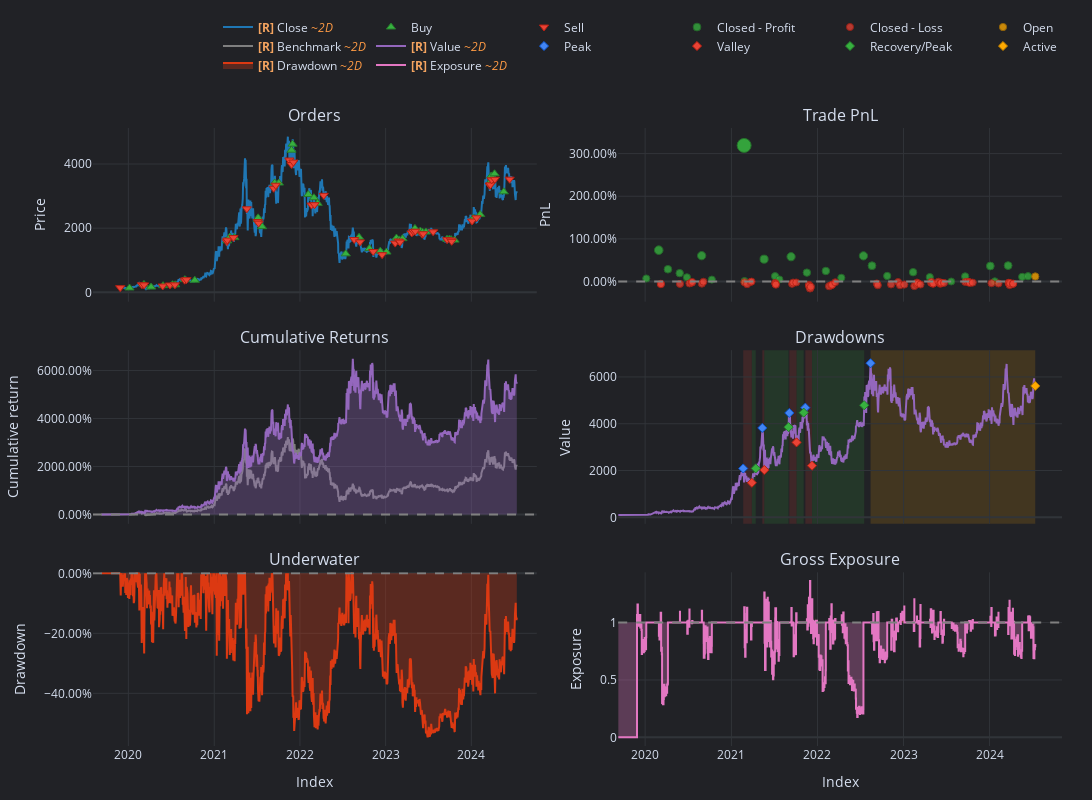

The code cell stored with this chart in its notebook:
### Code cell
def backtest_ma(data, short_window, long_window):
    # Apply the strategy
    short_ma = data['Close'].rolling(window=short_window).mean()
    long_ma = data['Close'].rolling(window=long_window).mean() # may want to use this 
    
    # Conditions 

    up_trend = short_ma > long_ma
    down_trend = ~up_trend
    
    entries = up_trend
    short_entries = down_trend
    
    pf = vbt.Portfolio.from_signals(
        close=data['Close'],
        entries=entries,
        short_entries=short_entries,
        fees = 0.00075,
    )
    
    return pf

def backtest_ma_twitchy(data, short_window, long_window):
    # Apply the strategy
    short_ma = data['Close'].rolling(window=short_window).mean()
    long_ma = data['Close'].rolling(window=long_window).mean() # may want to use this 
    
    # Conditions 

    up_trend = short_ma > long_ma
    down_trend = short_ma < long_ma
    
    entries = up_trend
    exits = down_trend | data['Close'] < short_ma # may want to change to long_ma
    short_entries = down_trend
    short_exits = up_trend | data['Close'] > short_ma # may want to change to long_ma
    
    pf = vbt.Portfolio.from_signals(
        close=data['Close'],
        entries=entries,
        exits=exits,
        short_entries=short_entries,
        short_exits=short_exits,
        fees = 0.00075,
    )
    
    return pf

def objective_ma(trial, data):
    short_window = trial.suggest_int('short_window', 1, 50)
    long_window = trial.suggest_int('long_window', 20, 200)
    
    if short_window >= long_window:
        return float('inf')
    
    pf = backtest_ma(data, short_window, long_window)
    
    return -pf.total_return



data['Return'] = data['Close'].pct_change()

# Optimize the strategy
study = optuna.create_study(direction='minimize')
study.optimize(lambda trial: objective_ma(trial, data), n_trials=1000)

# Print the best parameters
best_params = study.best_params
print('Best parameters: ', best_params)
print('Best value: ', study.best_value)

# Backtest with the best parameters
best_pf = backtest_ma(
    data,
    best_params['short_window'],
    best_params['long_window'],
)

# Compare it to a buy and hold strategy
buy_hold_pf = vbt.Portfolio.from_holding(data['Close'])

comparison = pd.concat({
    'Optimized': best_pf.stats(),
    'Buy and Hold': buy_hold_pf.stats()
}, axis=1)

print(comparison)
plot_charts(best_pf)

### Figure 1 — Plotly figure (JSON) as saved in the notebook; plotly's stock layout.template omitted (floating-point values rounded to 4 significant figures; data arrays with more than 128 entries replaced by an {"elided": "..."} marker saying what was removed)
{"data": [{"legendgroup": "0", "line": {"color": "#1f77b4"}, "mode": "lines", "name": "<b style=\"color:sandybrown\">[R]</b> Close <i style=\"color:#fc9944\">~2D</i>", "showlegend": true, "type": "scatter", "uid": "7099234d-a82b-479f-bf18-4fdabd7e8f75", "x": {"elided": "1000 str values"}, "xaxis": "x", "y": {"elided": "1000 float values"}, "yaxis": "y"}, {"customdata": {"elided": "44x9 mixed values"}, "hovertemplate": "<br>Order Id: %{customdata[0]}\n<br>Signal Index: %{customdata[1]}\n<br>Creation Index: %{customdata[2]}\n<br>Fill Index: %{customdata[3]}\n<br>Size: %{customdata[4]:,}\n<br>Price: %{customdata[5]:,}\n<br>Fees: %{customdata[6]:,}\n<br>Type: %{customdata[7]}\n<br>Stop Type: %{customdata[8]}", "legendgroup": "1", "marker": {"color": "#37B13F", "line": {"color": "rgb(38,123,44)", "width": 1}, "size": 8, "symbol": "triangle-up"}, "mode": "markers", "name": "Buy", "type": "scatter", "uid": "04939948-2026-462c-ade7-300828beea6c", "x": ["2020-01-05T20:00:00+00:00", "2020-03-07T12:00:00+00:00", "2020-04-06T16:00:00+00:00", "2020-05-27T20:00:00+00:00", "2020-07-07T00:00:00+00:00", "2020-07-18T12:00:00+00:00", "2020-08-28T16:00:00+00:00", "2020-10-10T00:00:00+00:00", "2021-02-25T00:00:00+00:00", "2021-03-08T08:00:00+00:00", "2021-03-27T16:00:00+00:00", "2021-07-05T04:00:00+00:00", "2021-07-06T20:00:00+00:00", "2021-07-23T12:00:00+00:00", "2021-09-15T08:00:00+00:00", "2021-10-03T00:00:00+00:00", "2021-11-26T00:00:00+00:00", "2021-11-30T12:00:00+00:00", "2022-02-05T12:00:00+00:00", "2022-03-01T12:00:00+00:00", "2022-03-17T08:00:00+00:00", "2022-07-15T00:00:00+00:00", "2022-09-09T20:00:00+00:00", "2022-10-23T20:00:00+00:00", "2022-12-09T00:00:00+00:00", "2023-01-04T12:00:00+00:00", "2023-02-16T00:00:00+00:00", "2023-02-27T04:00:00+00:00", "2023-03-13T20:00:00+00:00", "2023-04-28T00:00:00+00:00", "2023-05-05T20:00:00+00:00", "2023-05-28T20:00:00+00:00", "2023-06-07T04:00:00+00:00", "2023-06-21T16:00:00+00:00", "2023-09-19T12:00:00+00:00", "2023-09-29T00:00:00+00:00", "2023-10-06T16:00:00+00:00", "2023-10-21T12:00:00+00:00", "2024-01-09T04:00:00+00:00", "2024-02-07T20:00:00+00:00", "2024-03-21T16:00:00+00:00", "2024-03-26T00:00:00+00:00", "2024-04-09T00:00:00+00:00", "2024-05-18T08:00:00+00:00"], "xaxis": "x", "y": [135.3, 246.9, 164.8, 208.3, 239.2, 235.1, 396.1, 376.6, 1605.0, 1725.0, 1706.0, 2272.0, 2322.0, 2047.0, 3411.0, 3406.0, 4431.0, 4619.0, 3049.0, 2949.0, 2774.0, 1199.0, 1717.0, 1363.0, 1283.0, 1256.0, 1692, 1636.0, 1674.0, 1905.0, 1993.0, 1908.0, 1874.0, 1882.0, 1656.0, 1651.0, 1646.0, 1628.0, 2306.0, 2424.0, 3444.0, 3627.0, 3695.0, 3133.0], "yaxis": "y"}, {"customdata": {"elided": "45x9 mixed values"}, "hovertemplate": "<br>Order Id: %{customdata[0]}\n<br>Signal Index: %{customdata[1]}\n<br>Creation Index: %{customdata[2]}\n<br>Fill Index: %{customdata[3]}\n<br>Size: %{customdata[4]:,}\n<br>Price: %{customdata[5]:,}\n<br>Fees: %{customdata[6]:,}\n<br>Type: %{customdata[7]}\n<br>Stop Type: %{customdata[8]}", "legendgroup": "2", "marker": {"color": "#EA4335", "line": {"color": "rgb(181,31,18)", "width": 1}, "size": 8, "symbol": "triangle-down"}, "mode": "markers", "name": "Sell", "type": "scatter", "uid": "2a2f6d80-4610-4276-bc70-8e317d02dc0e", "x": ["2019-11-27T04:00:00+00:00", "2020-02-27T16:00:00+00:00", "2020-03-08T00:00:00+00:00", "2020-05-26T12:00:00+00:00", "2020-06-26T04:00:00+00:00", "2020-07-17T08:00:00+00:00", "2020-08-27T16:00:00+00:00", "2020-09-04T08:00:00+00:00", "2021-02-23T20:00:00+00:00", "2021-02-25T12:00:00+00:00", "2021-03-23T16:00:00+00:00", "2021-05-19T16:00:00+00:00", "2021-07-05T12:00:00+00:00", "2021-07-08T16:00:00+00:00", "2021-09-11T00:00:00+00:00", "2021-09-19T16:00:00+00:00", "2021-11-17T00:00:00+00:00", "2021-11-26T08:00:00+00:00", "2021-12-04T00:00:00+00:00", "2022-02-19T08:00:00+00:00", "2022-03-04T04:00:00+00:00", "2022-04-12T04:00:00+00:00", "2022-08-20T04:00:00+00:00", "2022-09-13T20:00:00+00:00", "2022-11-09T04:00:00+00:00", "2022-12-17T00:00:00+00:00", "2023-02-10T16:00:00+00:00", "2023-02-25T08:00:00+00:00", "2023-03-03T04:00:00+00:00", "2023-04-22T08:00:00+00:00", "2023-04-29T08:00:00+00:00", "2023-05-07T04:00:00+00:00", "2023-06-06T00:00:00+00:00", "2023-06-10T00:00:00+00:00", "2023-07-22T08:00:00+00:00", "2023-09-19T20:00:00+00:00", "2023-10-06T04:00:00+00:00", "2023-10-09T08:00:00+00:00", "2024-01-04T04:00:00+00:00", "2024-01-23T04:00:00+00:00", "2024-03-19T16:00:00+00:00", "2024-03-22T12:00:00+00:00", "2024-03-27T20:00:00+00:00", "2024-04-10T08:00:00+00:00", "2024-06-12T04:00:00+00:00"], "xaxis": "x", "y": [146, 235.2, 231.9, 197.6, 229.3, 233.4, 378.1, 395.2, 1580.0, 1628.0, 1708.0, 2604.0, 2206, 2157.0, 3243.0, 3338.0, 4124.0, 3984.0, 4060.0, 2721.0, 2732.0, 3023.0, 1647.0, 1572.0, 1273.0, 1174.0, 1534.0, 1599.0, 1567.0, 1851.0, 1897.0, 1904.0, 1811.0, 1826.0, 1887.0, 1642.0, 1630.0, 1590.0, 2223.0, 2324.0, 3336.0, 3351.0, 3505.0, 3524.0, 3527.0], "yaxis": "y"}, {"customdata": {"elided": "28x5 mixed values"}, "hovertemplate": "<br>Exit Trade Id: %{customdata[0]}\n<br>Position Id: %{customdata[1]}\n<br>Exit Index: %{customdata[2]}\n<br>PnL: %{customdata[3]:,}\n<br>Return: %{customdata[4]:,%}", "legendgroup": "3", "marker": {"color": "#37B13F", "line": {"color": "rgb(38,123,44)", "width": 1}, "opacity": [0.7533, 0.7846, 0.7635, 0.7593, 0.7547, 0.7785, 0.7521, 0.9, 0.7506, 0.7746, 0.7559, 0.7523, 0.7774, 0.7598, 0.7616, 0.7541, 0.7783, 0.7674, 0.7561, 0.7603, 0.7549, 0.75, 0.7557, 0.7671, 0.7503, 0.7676, 0.7551, 0.7558], "size": [7.156, 8.613, 7.631, 7.432, 7.217, 8.329, 7.099, 14, 7.027, 8.149, 7.275, 7.107, 8.276, 7.458, 7.542, 7.192, 8.32, 7.813, 7.287, 7.481, 7.228, 7.002, 7.264, 7.798, 7.012, 7.82, 7.239, 7.272], "symbol": "circle"}, "mode": "markers", "name": "Closed - Profit", "type": "scatter", "uid": "545cf19f-9152-44bc-b34f-9ea7ff1f95ac", "x": ["2020-01-05T20:00:00+00:00", "2020-02-27T16:00:00+00:00", "2020-04-06T16:00:00+00:00", "2020-05-26T12:00:00+00:00", "2020-06-26T04:00:00+00:00", "2020-08-27T16:00:00+00:00", "2020-10-10T00:00:00+00:00", "2021-02-23T20:00:00+00:00", "2021-02-25T12:00:00+00:00", "2021-05-19T16:00:00+00:00", "2021-07-05T04:00:00+00:00", "2021-07-23T12:00:00+00:00", "2021-09-11T00:00:00+00:00", "2021-11-17T00:00:00+00:00", "2022-02-05T12:00:00+00:00", "2022-04-12T04:00:00+00:00", "2022-07-15T00:00:00+00:00", "2022-08-20T04:00:00+00:00", "2022-10-23T20:00:00+00:00", "2023-02-10T16:00:00+00:00", "2023-04-22T08:00:00+00:00", "2023-07-22T08:00:00+00:00", "2023-09-19T12:00:00+00:00", "2024-01-04T04:00:00+00:00", "2024-01-23T04:00:00+00:00", "2024-03-19T16:00:00+00:00", "2024-05-18T08:00:00+00:00", "2024-06-12T04:00:00+00:00"], "xaxis": "x2", "y": [0.07164, 0.7358, 0.2878, 0.1972, 0.09949, 0.6063, 0.04555, 3.191, 0.01275, 0.5242, 0.1258, 0.04937, 0.5822, 0.2092, 0.2477, 0.0881, 0.6023, 0.3712, 0.1312, 0.2197, 0.1043, 0.001213, 0.1209, 0.364, 0.00607, 0.3741, 0.1095, 0.1242], "yaxis": "y2"}, {"customdata": {"elided": "60x5 mixed values"}, "hovertemplate": "<br>Exit Trade Id: %{customdata[0]}\n<br>Position Id: %{customdata[1]}\n<br>Exit Index: %{customdata[2]}\n<br>PnL: %{customdata[3]:,}\n<br>Return: %{customdata[4]:,%}", "legendgroup": "4", "marker": {"color": "#EA4335", "line": {"color": "rgb(181,31,18)", "width": 1}, "opacity": [0.7524, 0.7529, 0.7526, 0.7521, 0.7512, 0.7504, 0.7523, 0.7502, 0.7508, 0.7528, 0.7505, 0.75, 0.7514, 0.7525, 0.7534, 0.7525, 0.7511, 0.751, 0.7536, 0.7548, 0.7575, 0.7557, 0.7551, 0.754, 0.7535, 0.7508, 0.7521, 0.754, 0.7532, 0.7504, 0.754, 0.7533, 0.7549, 0.7526, 0.7511, 0.752, 0.7533, 0.7514, 0.7502, 0.7524, 0.7521, 0.7501, 0.7525, 0.7517, 0.7513, 0.7515, 0.7504, 0.7503, 0.7506, 0.7505, 0.7516, 0.7512, 0.7518, 0.7521, 0.7516, 0.7513, 0.7539, 0.7516, 0.7526, 0.7522], "size": [7.112, 7.136, 7.121, 7.097, 7.055, 7.018, 7.107, 7.007, 7.037, 7.133, 7.024, 7, 7.066, 7.118, 7.158, 7.116, 7.049, 7.047, 7.166, 7.223, 7.352, 7.268, 7.238, 7.186, 7.164, 7.036, 7.097, 7.188, 7.148, 7.02, 7.188, 7.155, 7.229, 7.122, 7.052, 7.094, 7.152, 7.066, 7.011, 7.113, 7.099, 7.007, 7.114, 7.079, 7.058, 7.069, 7.021, 7.013, 7.03, 7.023, 7.077, 7.055, 7.084, 7.097, 7.073, 7.061, 7.183, 7.076, 7.121, 7.104], "symbol": "circle"}, "mode": "markers", "name": "Closed - Loss", "type": "scatter", "uid": "768c87d1-717c-4a8e-8d45-940d49f239fd", "x": ["2020-03-07T12:00:00+00:00", "2020-03-08T00:00:00+00:00", "2020-05-27T20:00:00+00:00", "2020-07-07T00:00:00+00:00", "2020-07-17T08:00:00+00:00", "2020-07-18T12:00:00+00:00", "2020-08-28T16:00:00+00:00", "2020-09-04T08:00:00+00:00", "2021-02-25T00:00:00+00:00", "2021-03-08T08:00:00+00:00", "2021-03-23T16:00:00+00:00", "2021-03-27T16:00:00+00:00", "2021-07-05T12:00:00+00:00", "2021-07-06T20:00:00+00:00", "2021-07-08T16:00:00+00:00", "2021-09-15T08:00:00+00:00", "2021-09-19T16:00:00+00:00", "2021-10-03T00:00:00+00:00", "2021-11-26T00:00:00+00:00", "2021-11-26T08:00:00+00:00", "2021-11-30T12:00:00+00:00", "2021-12-04T00:00:00+00:00", "2022-02-19T08:00:00+00:00", "2022-03-01T12:00:00+00:00", "2022-03-04T04:00:00+00:00", "2022-03-17T08:00:00+00:00", "2022-09-09T20:00:00+00:00", "2022-09-13T20:00:00+00:00", "2022-11-09T04:00:00+00:00", "2022-12-09T00:00:00+00:00", "2022-12-17T00:00:00+00:00", "2023-01-04T12:00:00+00:00", "2023-02-16T00:00:00+00:00", "2023-02-25T08:00:00+00:00", "2023-02-27T04:00:00+00:00", "2023-03-03T04:00:00+00:00", "2023-03-13T20:00:00+00:00", "2023-04-28T00:00:00+00:00", "2023-04-29T08:00:00+00:00", "2023-05-05T20:00:00+00:00", "2023-05-07T04:00:00+00:00", "2023-05-28T20:00:00+00:00", "2023-06-06T00:00:00+00:00", "2023-06-07T04:00:00+00:00", "2023-06-10T00:00:00+00:00", "2023-06-21T16:00:00+00:00", "2023-09-19T20:00:00+00:00", "2023-09-29T00:00:00+00:00", "2023-10-06T04:00:00+00:00", "2023-10-06T16:00:00+00:00", "2023-10-09T08:00:00+00:00", "2023-10-21T12:00:00+00:00", "2024-01-09T04:00:00+00:00", "2024-02-07T20:00:00+00:00", "2024-03-21T16:00:00+00:00", "2024-03-22T12:00:00+00:00", "2024-03-26T00:00:00+00:00", "2024-03-27T20:00:00+00:00", "2024-04-09T00:00:00+00:00", "2024-04-10T08:00:00+00:00"], "xaxis": "x2", "y": [-0.05133, -0.06237, -0.05549, -0.0447, -0.02564, -0.008488, -0.04923, -0.003796, -0.01743, -0.06101, -0.01119, -0.0004335, -0.03069, -0.05414, -0.07261, -0.05338, -0.02298, -0.02185, -0.07596, -0.1022, -0.1609, -0.1225, -0.1088, -0.08526, -0.0751, -0.01704, -0.04462, -0.0862, -0.0677, -0.009636, -0.08634, -0.07087, -0.1046, -0.05614, -0.02409, -0.0434, -0.06976, -0.03052, -0.005429, -0.05175, -0.04567, -0.003539, -0.05258, -0.03664, -0.02703, -0.03186, -0.009844, -0.006575, -0.0139, -0.01081, -0.03535, -0.02534, -0.03891, -0.04485, -0.03391, -0.02831, -0.08373, -0.035, -0.05575, -0.04779], "yaxis": "y2"}, {"customdata": [["88", "88", "2024-07-12 20:00:00+00:00", 596.9, 0.119]], "hovertemplate": "<br>Exit Trade Id: %{customdata[0]}\n<br>Position Id: %{customdata[1]}\n<br>Exit Index: %{customdata[2]}\n<br>PnL: %{customdata[3]:,}\n<br>Return: %{customdata[4]:,%}", "legendgroup": "5", "marker": {"color": "#FFAA00", "line": {"color": "rgb(178,118,0)", "width": 1}, "opacity": [0.7556], "size": [7.26], "symbol": "circle"}, "mode": "markers", "name": "Open", "type": "scatter", "uid": "7a8d2acd-856f-4a27-ab25-d8b9a0938b4a", "x": ["2024-07-12T20:00:00+00:00"], "xaxis": "x2", "y": [0.119], "yaxis": "y2"}, {"legendgroup": "6", "line": {"color": "#7f7f7f"}, "mode": "lines", "name": "<b style=\"color:sandybrown\">[R]</b> Benchmark <i style=\"color:#fc9944\">~2D</i>", "showlegend": true, "type": "scatter", "uid": "937db182-bdd8-4e65-967a-4a1b4b2abbc9", "x": {"elided": "1000 str values"}, "xaxis": "x3", "y": {"elided": "1000 float values"}, "yaxis": "y3"}, {"hoverinfo": "skip", "line": {"color": "rgba(0, 0, 0, 0)", "width": 0}, "mode": "lines", "name": "<b style=\"color:sandybrown\">[R]</b> trace 7 <i style=\"color:#fc9944\">~2D</i>", "opacity": 0, "showlegend": false, "type": "scatter", "uid": "0ef82ec7-646a-437e-b3a5-be38b95250b7", "x": {"elided": "1000 str values"}, "xaxis": "x3", "y": {"elided": "1000 int values"}, "yaxis": "y3"}, {"connectgaps": false, "fill": "tonexty", "fillcolor": "rgba(148,103,189,0.3000)", "hoverinfo": "skip", "line": {"color": "rgba(0, 0, 0, 0)", "width": 0}, "mode": "lines", "name": "<b style=\"color:sandybrown\">[R]</b> trace 8 <i style=\"color:#fc9944\">~2D</i>", "opacity": 0, "showlegend": false, "type": "scatter", "uid": "ed121270-ea28-4895-aced-83444e490923", "x": {"elided": "1000 str values"}, "xaxis": "x3", "y": {"elided": "1000 float values"}, "yaxis": "y3"}, {"hoverinfo": "skip", "line": {"color": "rgba(0, 0, 0, 0)", "width": 0}, "mode": "lines", "name": "<b style=\"color:sandybrown\">[R]</b> trace 9 <i style=\"color:#fc9944\">~2D</i>", "opacity": 0, "showlegend": false, "type": "scatter", "uid": "b1612bb3-4c2a-4df4-ba88-5bb4f17032ba", "x": {"elided": "1000 str values"}, "xaxis": "x3", "y": {"elided": "1000 int values"}, "yaxis": "y3"}, {"connectgaps": false, "fill": "tonexty", "fillcolor": "rgba(220,57,18,0.3000)", "hoverinfo": "skip", "line": {"color": "rgba(0, 0, 0, 0)", "width": 0}, "mode": "lines", "name": "<b style=\"color:sandybrown\">[R]</b> trace 10 <i style=\"color:#fc9944\">~2D</i>", "opacity": 0, "showlegend": false, "type": "scatter", "uid": "43d54325-8100-4f27-bdb8-827320635fb7", "x": {"elided": "1000 str values"}, "xaxis": "x3", "y": {"elided": "1000 float values"}, "yaxis": "y3"}, {"legendgroup": "7", "line": {"color": "#9467bd"}, "mode": "lines", "name": "<b style=\"color:sandybrown\">[R]</b> Value <i style=\"color:#fc9944\">~2D</i>", "showlegend": true, "type": "scatter", "uid": "c45461fc-2bd9-474a-9cf5-75c3b18f278f", "x": {"elided": "1000 str values"}, "xaxis": "x3", "y": {"elided": "1000 float values"}, "yaxis": "y3"}, {"hoverinfo": "skip", "line": {"color": "rgba(0, 0, 0, 0)", "width": 0}, "mode": "lines", "name": "<b style=\"color:sandybrown\">[R]</b> trace 12 <i style=\"color:#fc9944\">~2D</i>", "opacity": 0, "showlegend": false, "type": "scatter", "uid": "e475f321-6cbe-42b5-88c2-3ce0aa1c9ee7", "x": {"elided": "1000 str values"}, "xaxis": "x3", "y": {"elided": "1000 int values"}, "yaxis": "y3"}, {"legendgroup": "7", "line": {"color": "#9467bd"}, "mode": "lines", "name": "<b style=\"color:sandybrown\">[R]</b> Value <i style=\"color:#fc9944\">~2D</i>", "showlegend": false, "type": "scatter", "uid": "52ee4a0d-bdf4-4114-879f-0518b3579bf5", "x": {"elided": "1000 str values"}, "xaxis": "x4", "y": {"elided": "1000 float values"}, "yaxis": "y4"}, {"customdata": [["91", "2021-02-20 00:00:00+00:00", 2088.0], ["114", "2021-05-12 00:00:00+00:00", 3820.0], ["117", "2021-09-03 12:00:00+00:00", 4461.0], ["121", "2021-11-10 12:00:00+00:00", 4687.0], ["136", "2022-08-14 04:00:00+00:00", 6586.0]], "hovertemplate": "<br>Drawdown Id: %{customdata[0]}\n<br>Start Index: %{customdata[1]}\n<br>Start Value: %{customdata[2]:,}", "legendgroup": "8", "marker": {"color": "#4285F4", "line": {"color": "rgb(11,84,205)", "width": 1}, "size": 7, "symbol": "diamond"}, "mode": "markers", "name": "Peak", "type": "scatter", "uid": "a9c690ad-ead9-4911-96b2-0321d61212e7", "x": ["2021-02-20T00:00:00+00:00", "2021-05-12T00:00:00+00:00", "2021-09-03T12:00:00+00:00", "2021-11-10T12:00:00+00:00", "2022-08-14T04:00:00+00:00"], "xaxis": "x4", "y": [2088.0, 3820.0, 4461.0, 4687.0, 6586.0], "yaxis": "y4"}, {"customdata": [["91", "2021-03-28 16:00:00+00:00", 1476.0, -0.2932, "36 days 16:00:00"], ["114", "2021-05-20 12:00:00+00:00", 2024.0, -0.4701, "8 days 12:00:00"], ["117", "2021-10-04 08:00:00+00:00", 3203.0, -0.2821, "30 days 20:00:00"], ["121", "2021-12-08 20:00:00+00:00", 2206.0, -0.5293, "28 days 08:00:00"]], "hovertemplate": "<br>Drawdown Id: %{customdata[0]}\n<br>Valley Index: %{customdata[1]}\n<br>Valley Value: %{customdata[2]:,}\n<br>Drawdown: %{customdata[3]:,%}\n<br>Decline duration: %{customdata[4]}", "legendgroup": "9", "marker": {"color": "#EA4335", "line": {"color": "rgb(181,31,18)", "width": 1}, "size": 7, "symbol": "diamond"}, "mode": "markers", "name": "Valley", "type": "scatter", "uid": "24706447-cda0-4827-a37d-7c9ac17d1c02", "x": ["2021-03-28T16:00:00+00:00", "2021-05-20T12:00:00+00:00", "2021-10-04T08:00:00+00:00", "2021-12-08T20:00:00+00:00"], "xaxis": "x4", "y": [1476.0, 2024.0, 3203.0, 2206.0], "yaxis": "y4"}, {"customdata": [["91", "2021-04-14 04:00:00+00:00", 2090.0, -0.2932, "53 days 04:00:00", 0.4164, "16 days 12:00:00"], ["114", "2021-08-31 08:00:00+00:00", 3855.0, -0.4701, "111 days 08:00:00", 0.9041, "102 days 20:00:00"], ["117", "2021-11-03 16:00:00+00:00", 4473.0, -0.2821, "61 days 04:00:00", 0.3967, "30 days 08:00:00"], ["121", "2022-07-18 04:00:00+00:00", 4790.0, -0.5293, "249 days 16:00:00", 1.171, "221 days 08:00:00"]], "hovertemplate": "<br>Drawdown Id: %{customdata[0]}\n<br>End Index: %{customdata[1]}\n<br>End Value: %{customdata[2]:,}\n<br>Drawdown: %{customdata[3]:,%}\n<br>Drawdown duration: %{customdata[4]}\n<br>Recovery return: %{customdata[5]:,%}\n<br>Recovery duration: %{customdata[6]}", "legendgroup": "10", "marker": {"color": "#37B13F", "line": {"color": "rgb(38,123,44)", "width": 1}, "size": 7, "symbol": "diamond"}, "mode": "markers", "name": "Recovery/Peak", "type": "scatter", "uid": "75a3c84c-5bf7-4b6a-a504-52c0900f0d76", "x": ["2021-04-14T04:00:00+00:00", "2021-08-31T08:00:00+00:00", "2021-11-03T16:00:00+00:00", "2022-07-18T04:00:00+00:00"], "xaxis": "x4", "y": [2090.0, 3855.0, 4473.0, 4790.0], "yaxis": "y4"}, {"customdata": [["136", -0.5467, "698 days 20:00:00"]], "hovertemplate": "<br>Drawdown Id: %{customdata[0]}\n<br>Drawdown: %{customdata[1]:,%}\n<br>Drawdown duration: %{customdata[2]}", "legendgroup": "11", "marker": {"color": "#FFAA00", "line": {"color": "rgb(178,118,0)", "width": 1}, "size": 7, "symbol": "diamond"}, "mode": "markers", "name": "Active", "type": "scatter", "uid": "af3624cd-aec8-4230-9b56-4f4795f5a58b", "x": ["2024-07-12T20:00:00+00:00"], "xaxis": "x4", "y": [5615.0], "yaxis": "y4"}, {"fill": "tozeroy", "fillcolor": "rgba(220,57,18,0.3000)", "legendgroup": "12", "line": {"color": "#dc3912"}, "mode": "lines", "name": "<b style=\"color:sandybrown\">[R]</b> Drawdown <i style=\"color:#fc9944\">~2D</i>", "showlegend": true, "type": "scatter", "uid": "cb552e29-0c7d-4c8f-870d-e76353efd028", "x": {"elided": "1000 str values"}, "xaxis": "x5", "y": {"elided": "1000 float values"}, "yaxis": "y5"}, {"hoverinfo": "skip", "line": {"color": "rgba(0, 0, 0, 0)", "width": 0}, "mode": "lines", "name": "<b style=\"color:sandybrown\">[R]</b> trace 19 <i style=\"color:#fc9944\">~2D</i>", "opacity": 0, "showlegend": false, "type": "scatter", "uid": "22745df3-680f-481f-8376-aa1f5bd44f00", "x": {"elided": "1000 str values"}, "xaxis": "x6", "y": {"elided": "1000 int values"}, "yaxis": "y6"}, {"connectgaps": false, "fill": "tonexty", "fillcolor": "rgba(255,127,14,0.3000)", "hoverinfo": "skip", "line": {"color": "rgba(0, 0, 0, 0)", "shape": "hv", "width": 0}, "mode": "lines", "name": "<b style=\"color:sandybrown\">[R]</b> trace 20 <i style=\"color:#fc9944\">~2D</i>", "opacity": 0, "showlegend": false, "type": "scatter", "uid": "91aa15ae-7995-45f7-b2b7-8be37a01efdb", "x": {"elided": "1000 str values"}, "xaxis": "x6", "y": {"elided": "1000 float values"}, "yaxis": "y6"}, {"hoverinfo": "skip", "line": {"color": "rgba(0, 0, 0, 0)", "width": 0}, "mode": "lines", "name": "<b style=\"color:sandybrown\">[R]</b> trace 21 <i style=\"color:#fc9944\">~2D</i>", "opacity": 0, "showlegend": false, "type": "scatter", "uid": "ac76a059-198b-46a2-a611-a35fcbd022b9", "x": {"elided": "1000 str values"}, "xaxis": "x6", "y": {"elided": "1000 int values"}, "yaxis": "y6"}, {"connectgaps": false, "fill": "tonexty", "fillcolor": "rgba(227,119,194,0.3000)", "hoverinfo": "skip", "line": {"color": "rgba(0, 0, 0, 0)", "shape": "hv", "width": 0}, "mode": "lines", "name": "<b style=\"color:sandybrown\">[R]</b> trace 22 <i style=\"color:#fc9944\">~2D</i>", "opacity": 0, "showlegend": false, "type": "scatter", "uid": "1a55f4d4-c138-412e-99de-ee62446bcb0c", "x": {"elided": "1000 str values"}, "xaxis": "x6", "y": {"elided": "1000 float values"}, "yaxis": "y6"}, {"legendgroup": "13", "line": {"color": "#e377c2", "shape": "hv"}, "mode": "lines", "name": "<b style=\"color:sandybrown\">[R]</b> Exposure <i style=\"color:#fc9944\">~2D</i>", "showlegend": true, "type": "scatter", "uid": "4af7fb1b-e94b-4f10-a5a9-be454f8060c4", "x": {"elided": "1000 str values"}, "xaxis": "x6", "y": {"elided": "1000 float values"}, "yaxis": "y6"}, {"hoverinfo": "skip", "line": {"color": "rgba(0, 0, 0, 0)", "width": 0}, "mode": "lines", "name": "<b style=\"color:sandybrown\">[R]</b> trace 24 <i style=\"color:#fc9944\">~2D</i>", "opacity": 0, "showlegend": false, "type": "scatter", "uid": "517d8855-6d00-46d0-b1ca-b2aff45e7ef2", "x": {"elided": "1000 str values"}, "xaxis": "x6", "y": {"elided": "1000 int values"}, "yaxis": "y6"}], "layout": {"annotations": [{"font": {"size": 16}, "showarrow": false, "text": "Orders", "x": 0.229, "xanchor": "center", "xref": "paper", "y": 1, "yanchor": "bottom", "yref": "paper"}, {"font": {"size": 16}, "showarrow": false, "text": "Trade PnL", "x": 0.771, "xanchor": "center", "xref": "paper", "y": 1, "yanchor": "bottom", "yref": "paper"}, {"font": {"size": 16}, "showarrow": false, "text": "Cumulative Returns", "x": 0.229, "xanchor": "center", "xref": "paper", "y": 0.6405, "yanchor": "bottom", "yref": "paper"}, {"font": {"size": 16}, "showarrow": false, "text": "Drawdowns", "x": 0.771, "xanchor": "center", "xref": "paper", "y": 0.6405, "yanchor": "bottom", "yref": "paper"}, {"font": {"size": 16}, "showarrow": false, "text": "Underwater", "x": 0.229, "xanchor": "center", "xref": "paper", "y": 0.281, "yanchor": "bottom", "yref": "paper"}, {"font": {"size": 16}, "showarrow": false, "text": "Gross Exposure", "x": 0.771, "xanchor": "center", "xref": "paper", "y": 0.281, "yanchor": "bottom", "yref": "paper"}], "height": 800, "legend": {"orientation": "h", "traceorder": "normal", "x": 1, "xanchor": "right", "y": 1.078, "yanchor": "bottom"}, "margin": {"b": 30, "l": 30, "r": 30, "t": 30}, "shapes": [{"line": {"color": "gray", "dash": "dash"}, "type": "line", "x0": 0.542, "x1": 1, "xref": "paper", "y0": 0, "y1": 0, "yref": "y2"}, {"line": {"color": "gray", "dash": "dash"}, "type": "line", "x0": 0, "x1": 0.458, "xref": "paper", "y0": 0, "y1": 0, "yref": "y3"}, {"fillcolor": "#EA4335", "layer": "below", "line": {"width": 0}, "opacity": 0.15, "type": "rect", "x0": "2021-02-20T00:00:00+00:00", "x1": "2021-03-28T16:00:00+00:00", "xref": "x4", "y0": 0.3595, "y1": 0.6405, "yref": "paper"}, {"fillcolor": "#EA4335", "layer": "below", "line": {"width": 0}, "opacity": 0.15, "type": "rect", "x0": "2021-05-12T00:00:00+00:00", "x1": "2021-05-20T12:00:00+00:00", "xref": "x4", "y0": 0.3595, "y1": 0.6405, "yref": "paper"}, {"fillcolor": "#EA4335", "layer": "below", "line": {"width": 0}, "opacity": 0.15, "type": "rect", "x0": "2021-09-03T12:00:00+00:00", "x1": "2021-10-04T08:00:00+00:00", "xref": "x4", "y0": 0.3595, "y1": 0.6405, "yref": "paper"}, {"fillcolor": "#EA4335", "layer": "below", "line": {"width": 0}, "opacity": 0.15, "type": "rect", "x0": "2021-11-10T12:00:00+00:00", "x1": "2021-12-08T20:00:00+00:00", "xref": "x4", "y0": 0.3595, "y1": 0.6405, "yref": "paper"}, {"fillcolor": "#37B13F", "layer": "below", "line": {"width": 0}, "opacity": 0.15, "type": "rect", "x0": "2021-03-28T16:00:00+00:00", "x1": "2021-04-14T04:00:00+00:00", "xref": "x4", "y0": 0.3595, "y1": 0.6405, "yref": "paper"}, {"fillcolor": "#37B13F", "layer": "below", "line": {"width": 0}, "opacity": 0.15, "type": "rect", "x0": "2021-05-20T12:00:00+00:00", "x1": "2021-08-31T08:00:00+00:00", "xref": "x4", "y0": 0.3595, "y1": 0.6405, "yref": "paper"}, {"fillcolor": "#37B13F", "layer": "below", "line": {"width": 0}, "opacity": 0.15, "type": "rect", "x0": "2021-10-04T08:00:00+00:00", "x1": "2021-11-03T16:00:00+00:00", "xref": "x4", "y0": 0.3595, "y1": 0.6405, "yref": "paper"}, {"fillcolor": "#37B13F", "layer": "below", "line": {"width": 0}, "opacity": 0.15, "type": "rect", "x0": "2021-12-08T20:00:00+00:00", "x1": "2022-07-18T04:00:00+00:00", "xref": "x4", "y0": 0.3595, "y1": 0.6405, "yref": "paper"}, {"fillcolor": "#FFAA00", "layer": "below", "line": {"width": 0}, "opacity": 0.15, "type": "rect", "x0": "2022-08-14T04:00:00+00:00", "x1": "2024-07-12T20:00:00+00:00", "xref": "x4", "y0": 0.3595, "y1": 0.6405, "yref": "paper"}, {"line": {"color": "gray", "dash": "dash"}, "type": "line", "x0": 0, "x1": 0.458, "xref": "paper", "y0": 0, "y1": 0, "yref": "y5"}, {"line": {"color": "gray", "dash": "dash"}, "type": "line", "x0": 0.542, "x1": 1, "xref": "paper", "y0": 1, "y1": 1, "yref": "y6"}], "showlegend": true, "width": 1200, "xaxis": {"anchor": "y", "domain": [0, 0.458], "matches": "x5", "showticklabels": false}, "xaxis2": {"anchor": "y2", "domain": [0.542, 1], "matches": "x6", "showticklabels": false}, "xaxis3": {"anchor": "y3", "domain": [0, 0.458], "matches": "x5", "showticklabels": false}, "xaxis4": {"anchor": "y4", "domain": [0.542, 1], "matches": "x6", "showticklabels": false}, "xaxis5": {"anchor": "y5", "domain": [0, 0.458], "title": {"text": "Index"}}, "xaxis6": {"anchor": "y6", "domain": [0.542, 1], "title": {"text": "Index"}}, "yaxis": {"anchor": "x", "domain": [0.719, 1], "title": {"text": "Price"}}, "yaxis2": {"anchor": "x2", "domain": [0.719, 1], "tickformat": ".2%", "title": {"text": "PnL"}}, "yaxis3": {"anchor": "x3", "domain": [0.3595, 0.6405], "tickformat": ".2%", "title": {"text": "Cumulative return"}}, "yaxis4": {"anchor": "x4", "domain": [0.3595, 0.6405], "title": {"text": "Value"}}, "yaxis5": {"anchor": "x5", "domain": [0, 0.281], "tickformat": ".2%", "title": {"text": "Drawdown"}}, "yaxis6": {"anchor": "x6", "domain": [0, 0.281], "title": {"text": "Exposure"}}}}
